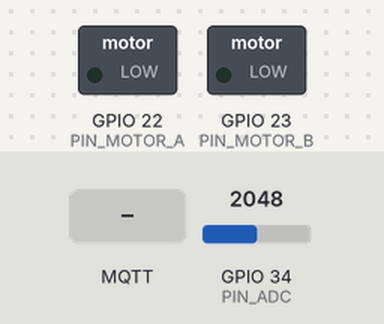
Simulated run of this program. Board: ESP32. Parts: switched loads named in the program (green lamp = pin HIGH). The test bench sets the inputs (shaded band); at power-on: GPIO 34 (PIN_ADC) = 2048. WiFi joins after 1.5 s; servers stay silent unless stated; random numbers use the default seed unless the program sets one; no MQTT or app messages arrive unless stated; what the program prints to the serial monitor is not drawn.

Above: at 2.7 s.
2.8 s: MQTT message "/" arrives on the first subscribed topic
At 3.2 s:
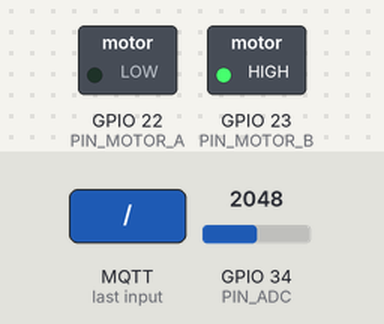
4.3 s: GPIO 34 (PIN_ADC) set to 0
At 5.4 s:
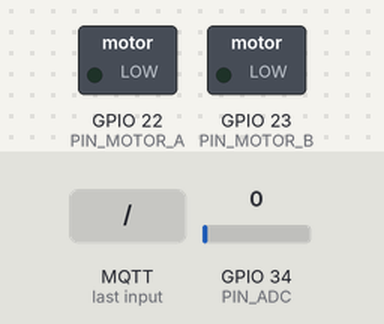
5.8 s: MQTT message "2" arrives on the first subscribed topic
At 6.8 s:
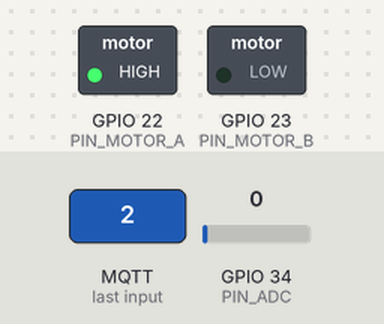
7.3 s: GPIO 34 (PIN_ADC) set to 4095
At 7.7 s:
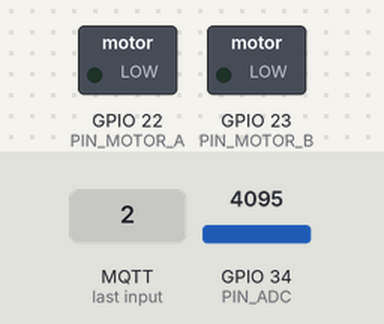
Timing chart, 0 to 9.8 s (numbered marks = the images above; inputs shaded):
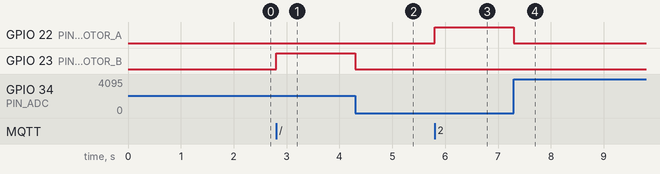

Measured:
- after the input at 2.8 s, GPIO 23 (PIN_MOTOR_B): LOW → HIGH at once
- after the input at 4.3 s, GPIO 23 (PIN_MOTOR_B): HIGH → LOW at once
- after the input at 5.8 s, GPIO 22 (PIN_MOTOR_A): LOW → HIGH at once
- after the input at 7.3 s, GPIO 22 (PIN_MOTOR_A): HIGH → LOW at once

The program:

main.cpp
```cpp
#include <Arduino.h>
#include <WiFi.h>
#include <PubSubClient.h>

const char *SSID = "DTNSLT";
const char *PWD = "datensalat.at";

bool canSend = false;

#define PIN_ADC 34
#define PIN_MOTOR_A 22
#define PIN_MOTOR_B 23

float MAX_ADC = 4095;
float val = 0;
float last = 0;
float wanted = 0;
float threshold = 0.02;

WiFiClient wifiClient;
PubSubClient mqtt(wifiClient);
char *mqttServer = "mqtt.devlol.org";
int mqttPort = 1883;

String clientId = "esp-" + String(random(0xffff), HEX);

float readState() {
  return analogRead(PIN_ADC) / MAX_ADC;
}

void connectToWiFi() {
  Serial.print("Connecting to ");

  WiFi.begin(SSID, PWD);
  Serial.println(SSID);
  while (WiFi.status() != WL_CONNECTED) {
    Serial.print(".");
    delay(500);
  }
  Serial.print("Connected.");
}

String getIdFromTopic(char* topic) {
  String id = "";

  int slashCount = 0;
  for(int i =0; i < strlen(topic); i++ ) {
    char c = topic[i];
    if (c == '/'){
      slashCount++;
    } else {
      if (slashCount == 2) id.concat(c);
      if (slashCount >= 3) break;
    }
  }

  return id;
}

void setState(float newVal) {

  if (newVal > 1) newVal = 1;
  if (newVal < 0) newVal = 0;
  wanted = newVal;

  val = readState();
  if (val == newVal) return;

  while (val < newVal && val != newVal) {
    digitalWrite(PIN_MOTOR_A, HIGH);
    digitalWrite(PIN_MOTOR_B, LOW);
    val = readState();
  }

  while (val > newVal && val != newVal) {
    digitalWrite(PIN_MOTOR_A, LOW);
    digitalWrite(PIN_MOTOR_B, HIGH);
    val = readState();
  }

  digitalWrite(PIN_MOTOR_A, LOW);
  digitalWrite(PIN_MOTOR_B, LOW);
}

void callback(char* topic, byte* payload, unsigned int length) {
  if (getIdFromTopic(topic) != clientId) {
    canSend = false;
    payload[length] = '\n';
    setState(String((char*)payload).toFloat());
  }
}

void setup() {
  Serial.begin(115200);
  Serial.println("setup");

  pinMode(PIN_ADC, INPUT);
  pinMode(PIN_MOTOR_A, OUTPUT);
  pinMode(PIN_MOTOR_B, OUTPUT);

  last = readState();

  connectToWiFi();
  mqtt.setServer(mqttServer, mqttPort);
  mqtt.setCallback(callback);
}

void demo() {
  for (float i = 0; i <= 1; i += 0.1) {
    setState(i);
    delay(50);
  }
  for (float i = 1; i > 0; i -= 0.25) {
    setState(i);
    delay(100);
  }
}

void reconnect() {
  Serial.println("Connecting to MQTT Broker...");
  while (!mqtt.connected()) {
    Serial.println("Reconnecting to MQTT Broker..");

    if (mqtt.connect(String("ESP-"+String(clientId)).c_str())) {
      Serial.println("Connected.");
      // subscribe to topic
      mqtt.subscribe("doebi/vader/+/in");
    }

  }
}
void loop() {
  if (!mqtt.connected())
    reconnect();
  mqtt.loop();
  val = readState();
  if (val <= threshold) val = 0;
  if (max(val, last) - min(val, last) >= threshold) {
    if (canSend) {
      mqtt.publish(String("doebi/vader/"+String(clientId)+"/in").c_str(), String(val).c_str(), true);
    }
    last = val;
  }
  if (!canSend && max(val, wanted) - min(val, wanted) <= threshold) {
    canSend = true;
  }
  delay(10);
}
```
